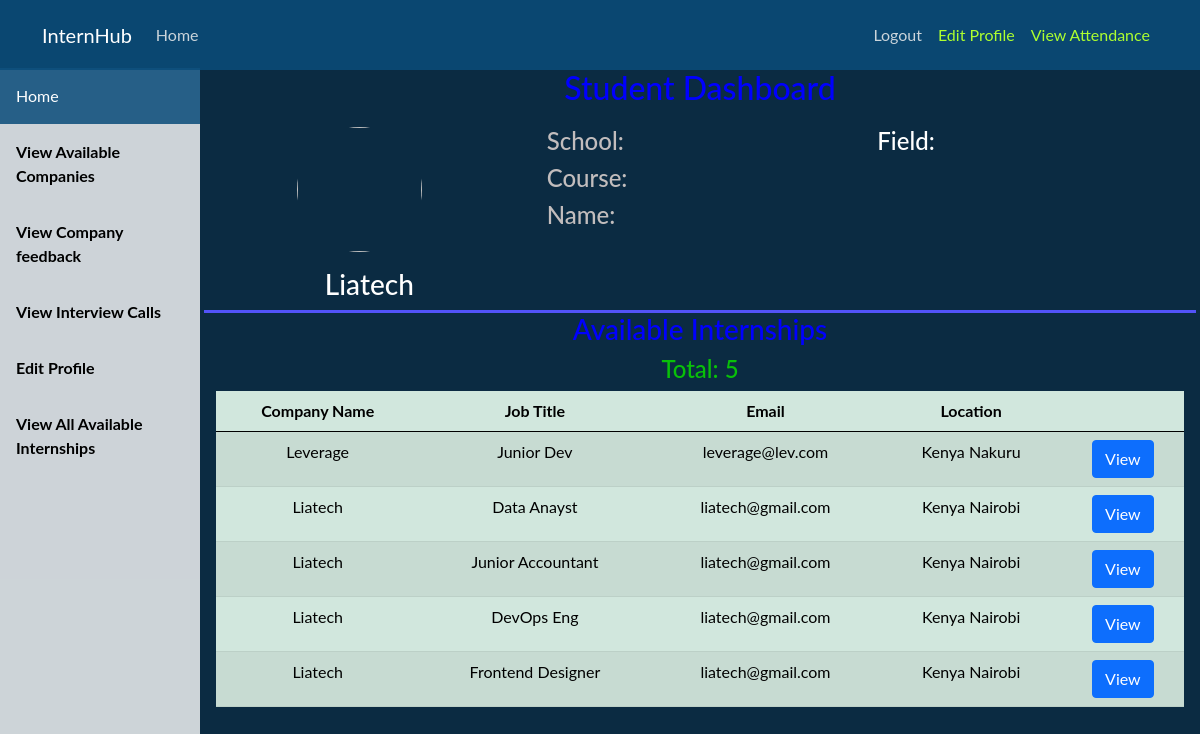
The app's page /student/dashboard/ (signed in) with its own data.
### company/models.py (models this page shows)
class InternJob(models.Model):
   company = models.ForeignKey(Company, on_delete=models.CASCADE)
   title = models.CharField(max_length=100, null=False)
   deadline = models.DateTimeField()
   resume = models.CharField(max_length=20)
   transcript = models.CharField(max_length=20)
   recommendation = models.CharField(max_length=20)
   cover_letter = models.CharField(max_length=20)
   requirements = models.TextField()

class Company(models.Model):
    user  = models.OneToOneField(User, on_delete=models.CASCADE)
    field = models.CharField(max_length=200, null=True)
    country = models.CharField(max_length=200, null=True)
    city = models.CharField(max_length=200, null=True)
    profilePic = models.ImageField(default='default.jpg', upload_to='profile_pics')
    description = models.TextField(null=True)
    opened = models.CharField(max_length=20, null=True)

### student/views.py (the view)
# urls.py: path('dashboard/', student_dashboard, name='student-dashboard'),
@login_required
def student_dashboard(request):
    jobs = InternJob.objects.all()
    return render(request, 'student/student_dashboard.html', {'jobs': jobs})

### student/templates/student/student_dashboard.html (shortened to what this page needs)
{% extends 'student/dashboard_base.html' %}
{% block body %}
    <h2 style="color: blue;">Student Dashboard</h2>
   <div class="row" style="border-bottom: solid rgb(83, 83, 248); margin-top: 20px;">
       <div class="col">
            <img class="rounded-circle account-img dp" src="{{ user.student.profilePic.url }}" >
            <h3 style="color: white;">{{ user.username }}</h3>
       </div>
       <div class="col" style="color: white; text-align: justify;">
            <h4 style="color: #c2bdbd;">School: {{ user.student.school }}</h4>
            <h4 style="color: #c2bdbd;">Course: {{ user.student.course }}</h4>
            <h4 style="color: #c2bdbd;">Name: {{ user.first_name }} {{ user.last_name }}</h4>
       </div>
       <div class="col" style="color: white; text-align: justify;">
        <h4 style="color: white;">Field: {{ user.student.field }}</h4>
   </div>
   </div>
   <h3 style="color: blue;" style="text-align: center;">Available Internships</h3>
   <div style="overflow-x:auto; overflow-y: auto;">
        <h4 style="color: #09c009;">Total: {{jobs|length}}</h4>
        <table class="table table-success table-striped table-hover">
                <thead>
                    <tr>
                        <th scope="col">Company Name</th>
                        <th scope="col">Job Title</th>
                        <th scope="col">Email</th>
                        <th scope="col">Location</th>
                        <th scope="col"></th>
                    <tbody>
                        {% for job in jobs %}
                            <tr>
                                <td>{{ job.company.user.username }}</td>
                                <td>{{ job.title }}</td>
                                <td>{{ job.company.user.email }}</td>
                                <td>{{ job.company.country }} {{ job.company.city }}</td>
                                <td><a class="btn btn-primary" href="{% url 'view-job' job.pk %}" role="button">View</a></td>
                            </tr>
                        {% endfor %}
                    </tbody>
                </thead>
        </table>
</div>
{% endblock %}

### Intern/static/Intern/main.css (style rules this page uses)
body { background: #fafafa; color: #333333; margin-top: 5rem; }
h1, h2, h3, h4, h5, h6 { color: #444444; }
.account-img { height: 125px; width: 125px; margin-right: 20px; margin-bottom: 16px; }

### student/templates/student/dashboard_base.html (style rules this page uses)
body { margin: 0; font-family: "Lato", sans-serif; }

### records on screen
InternJob: company.user.username "Leverage", title "Junior Dev", company.user.email "leverage@lev.com", company.country "Kenya", company.city "Nakuru"
InternJob: company.user.username "Liatech", title "Data Anayst", company.user.email "liatech@gmail.com", company.country "Kenya", company.city "Nairobi"
InternJob: company.user.username "Liatech", title "Junior Accountant", company.user.email "liatech@gmail.com", company.country "Kenya", company.city "Nairobi"
InternJob: company.user.username "Liatech", title "DevOps Eng", company.user.email "liatech@gmail.com", company.country "Kenya", company.city "Nairobi"
InternJob: company.user.username "Liatech", title "Frontend Designer", company.user.email "liatech@gmail.com", company.country "Kenya", company.city "Nairobi"

### other values on screen
{{ user.username }} "Liatech"
{{ jobs|length }} "5"
